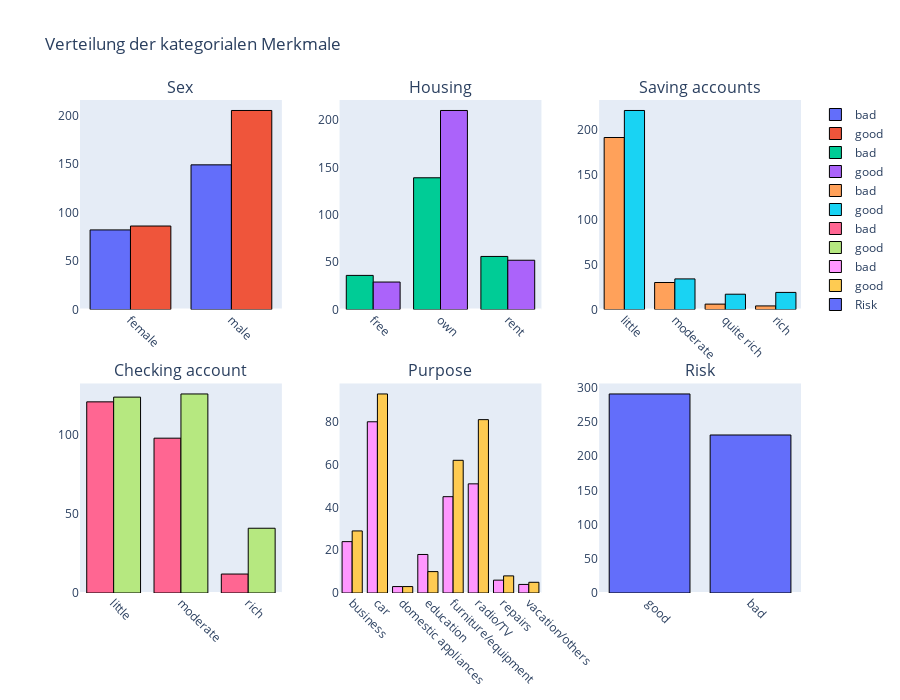

Here is the notebook cell this chart was saved with:
### Markdown cell above
Die Berechnung zeigt deutliche Unterschiede zwischen den Risiko-Klassen. Personen mit hohem Risiko (bad) haben im Durchschnitt etwas weniger Alter, dafür aber höhere Kreditbeträge (ca. 3.881 € gegenüber 2.801 €) und vor allem deutlich längere Laufzeiten (25 Monate gegenüber 18 Monaten). Das bestätigt, was wir zuvor in den Boxplots gesehen haben: lange Laufzeiten und hohe Kreditbeträge erhöhen das Risiko eines Kredits, während das Alter nur eine kleine Rolle spielt.

### Code cell
# Subplot-Raster (3 Spalten pro Reihe):
cols_per_row = 3
rows = math.ceil(len(categorical_cols) / cols_per_row)

fig8 = make_subplots(
    rows=rows,
    cols=cols_per_row,
    subplot_titles=categorical_cols,
    horizontal_spacing=0.08,
    vertical_spacing=0.15
)

for i, col in enumerate(categorical_cols):
    r = i // cols_per_row + 1
    c = i % cols_per_row + 1
    
    if col != "Risk":
        # Häufigkeiten nach Risk berechnen:
        value_counts = df.groupby([col, "Risk"]).size().reset_index(name="count")
        
        # Balken hinzufügen (good vs. bad):
        for risk_class in value_counts["Risk"].unique():
            subset = value_counts[value_counts["Risk"] == risk_class]
            fig8.add_trace(
                go.Bar(
                    x=subset[col].astype(str),
                    y=subset["count"],
                    name=risk_class,
                    marker_line_color="black",
                    marker_line_width=1
                ),
                row=r, col=c
            )
    else:
        # Nur einfache Verteilung von Risk selbst:
        value_counts = df[col].value_counts().reset_index()
        value_counts.columns = [col, "count"]
        
        fig8.add_trace(
            go.Bar(
                x=value_counts[col].astype(str),
                y=value_counts["count"],
                name=col,
                marker_line_color="black",
                marker_line_width=1
            ),
            row=r, col=c
        )

fig8.update_xaxes(showgrid=False, tickangle=45)
fig8.update_yaxes(showgrid=False)
fig8.update_layout(
    title="Verteilung der kategorialen Merkmale",
    barmode="group",
    height=350 * rows
)

fig8

### Figure 1 — Plotly figure (JSON) as saved in the notebook; plotly's stock layout.template omitted (floating-point values rounded to 4 significant figures)
{"data": [{"marker": {"line": {"color": "black", "width": 1}}, "name": "bad", "type": "bar", "x": ["female", "male"], "xaxis": "x", "y": [82, 149], "yaxis": "y"}, {"marker": {"line": {"color": "black", "width": 1}}, "name": "good", "type": "bar", "x": ["female", "male"], "xaxis": "x", "y": [86, 205], "yaxis": "y"}, {"marker": {"line": {"color": "black", "width": 1}}, "name": "bad", "type": "bar", "x": ["free", "own", "rent"], "xaxis": "x2", "y": [36, 139, 56], "yaxis": "y2"}, {"marker": {"line": {"color": "black", "width": 1}}, "name": "good", "type": "bar", "x": ["free", "own", "rent"], "xaxis": "x2", "y": [29, 210, 52], "yaxis": "y2"}, {"marker": {"line": {"color": "black", "width": 1}}, "name": "bad", "type": "bar", "x": ["little", "moderate", "quite rich", "rich"], "xaxis": "x3", "y": [191, 30, 6, 4], "yaxis": "y3"}, {"marker": {"line": {"color": "black", "width": 1}}, "name": "good", "type": "bar", "x": ["little", "moderate", "quite rich", "rich"], "xaxis": "x3", "y": [221, 34, 17, 19], "yaxis": "y3"}, {"marker": {"line": {"color": "black", "width": 1}}, "name": "bad", "type": "bar", "x": ["little", "moderate", "rich"], "xaxis": "x4", "y": [121, 98, 12], "yaxis": "y4"}, {"marker": {"line": {"color": "black", "width": 1}}, "name": "good", "type": "bar", "x": ["little", "moderate", "rich"], "xaxis": "x4", "y": [124, 126, 41], "yaxis": "y4"}, {"marker": {"line": {"color": "black", "width": 1}}, "name": "bad", "type": "bar", "x": ["business", "car", "domestic appliances", "education", "furniture/equipment", "radio/TV", "repairs", "vacation/others"], "xaxis": "x5", "y": [24, 80, 3, 18, 45, 51, 6, 4], "yaxis": "y5"}, {"marker": {"line": {"color": "black", "width": 1}}, "name": "good", "type": "bar", "x": ["business", "car", "domestic appliances", "education", "furniture/equipment", "radio/TV", "repairs", "vacation/others"], "xaxis": "x5", "y": [29, 93, 3, 10, 62, 81, 8, 5], "yaxis": "y5"}, {"marker": {"line": {"color": "black", "width": 1}}, "name": "Risk", "type": "bar", "x": ["good", "bad"], "xaxis": "x6", "y": [291, 231], "yaxis": "y6"}], "layout": {"annotations": [{"font": {"size": 16}, "showarrow": false, "text": "Sex", "x": 0.14, "xanchor": "center", "xref": "paper", "y": 1, "yanchor": "bottom", "yref": "paper"}, {"font": {"size": 16}, "showarrow": false, "text": "Housing", "x": 0.5, "xanchor": "center", "xref": "paper", "y": 1, "yanchor": "bottom", "yref": "paper"}, {"font": {"size": 16}, "showarrow": false, "text": "Saving accounts", "x": 0.86, "xanchor": "center", "xref": "paper", "y": 1, "yanchor": "bottom", "yref": "paper"}, {"font": {"size": 16}, "showarrow": false, "text": "Checking account", "x": 0.14, "xanchor": "center", "xref": "paper", "y": 0.425, "yanchor": "bottom", "yref": "paper"}, {"font": {"size": 16}, "showarrow": false, "text": "Purpose", "x": 0.5, "xanchor": "center", "xref": "paper", "y": 0.425, "yanchor": "bottom", "yref": "paper"}, {"font": {"size": 16}, "showarrow": false, "text": "Risk", "x": 0.86, "xanchor": "center", "xref": "paper", "y": 0.425, "yanchor": "bottom", "yref": "paper"}], "barmode": "group", "height": 700, "title": {"text": "Verteilung der kategorialen Merkmale"}, "xaxis": {"anchor": "y", "domain": [0, 0.28], "showgrid": false, "tickangle": 45}, "xaxis2": {"anchor": "y2", "domain": [0.36, 0.64], "showgrid": false, "tickangle": 45}, "xaxis3": {"anchor": "y3", "domain": [0.72, 1], "showgrid": false, "tickangle": 45}, "xaxis4": {"anchor": "y4", "domain": [0, 0.28], "showgrid": false, "tickangle": 45}, "xaxis5": {"anchor": "y5", "domain": [0.36, 0.64], "showgrid": false, "tickangle": 45}, "xaxis6": {"anchor": "y6", "domain": [0.72, 1], "showgrid": false, "tickangle": 45}, "yaxis": {"anchor": "x", "domain": [0.575, 1], "showgrid": false}, "yaxis2": {"anchor": "x2", "domain": [0.575, 1], "showgrid": false}, "yaxis3": {"anchor": "x3", "domain": [0.575, 1], "showgrid": false}, "yaxis4": {"anchor": "x4", "domain": [0, 0.425], "showgrid": false}, "yaxis5": {"anchor": "x5", "domain": [0, 0.425], "showgrid": false}, "yaxis6": {"anchor": "x6", "domain": [0, 0.425], "showgrid": false}}}
